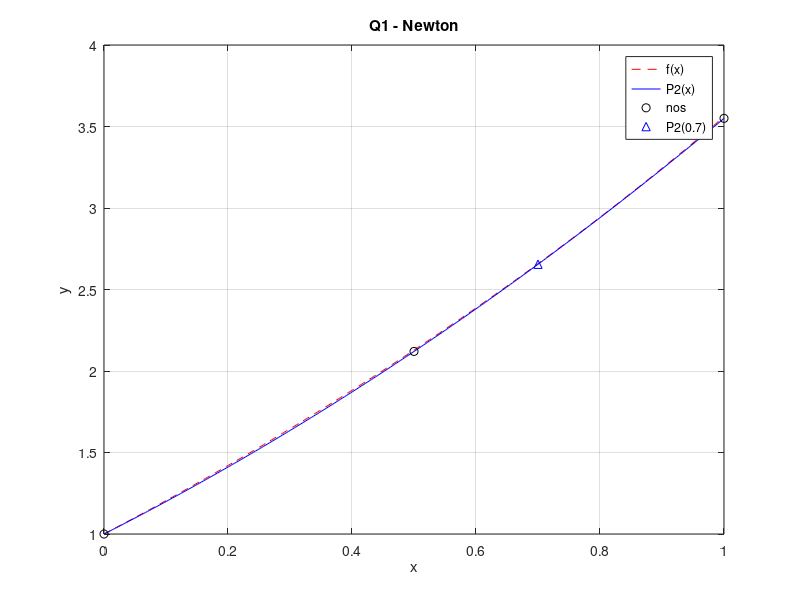

MATLAB code for this plot:
clc; clear; close all;

x = [0, 0.5, 1.0];
f = [1.0, 2.12, 3.55];
xav = 0.7;

% Diferencas divididas
n = length(x);
DD = zeros(n,n);
DD(:,1) = f(:);
for j = 2:n
  for i = 1:n-j+1
    DD(i,j) = (DD(i+1,j-1) - DD(i,j-1)) / (x(i+j-1) - x(i));
  end
end
b = DD(1,:);

fprintf('Coef Newton: b0=%.4f  b1=%.4f  b2=%.4f\n', b(1), b(2), b(3));

% Horner
val = b(n);
for k = n-1:-1:1
  val = val*(xav - x(k)) + b(k);
end
fprintf('P2(%.1f) = %.4f\n', xav, val);
fprintf('Exato   = %.4f\n', exp(xav)+sin(xav));

% Grafico
xp = linspace(0, 1, 300);
Pp = zeros(size(xp));
for i = 1:length(xp)
  v = b(n);
  for k = n-1:-1:1, v = v*(xp(i)-x(k))+b(k); end
  Pp(i) = v;
end

plot(xp, exp(xp)+sin(xp), 'r--', xp, Pp, 'b-', x, f, 'ko', xav, val, 'b^');
legend('f(x)','P2(x)','nos','P2(0.7)'); grid on;
title('Q1 - Newton'); xlabel('x'); ylabel('y');
